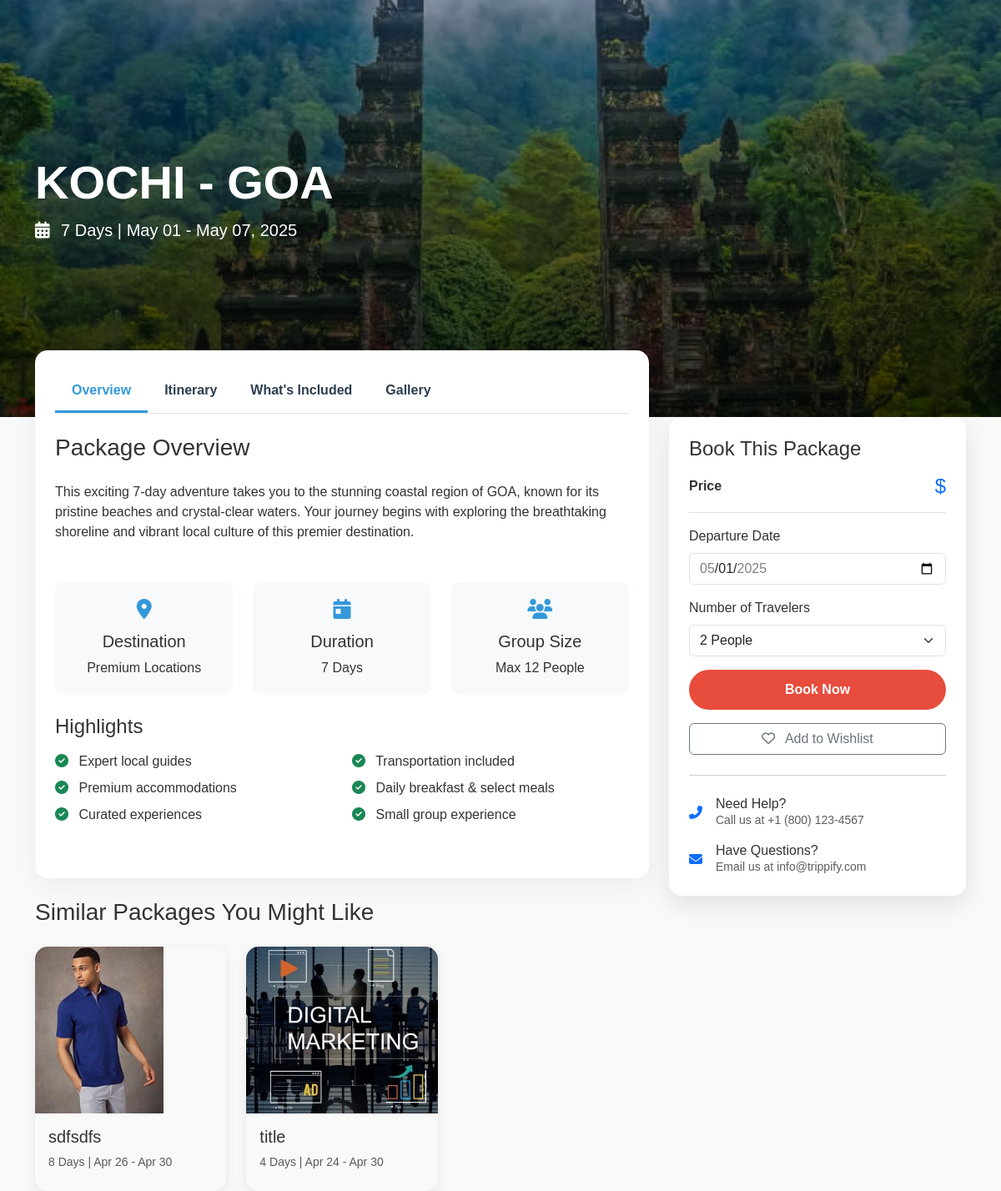
Screenshot of /viewpackagedetails/3 with the database file from the repository.
### app/models.py (models this page shows, shortened)
class Package(models.Model):
    title = models.CharField(max_length=200)
    duration_days = models.IntegerField()
    description = models.TextField()
    included = models.TextField()
    start_date = models.DateField()
    end_date = models.DateField()
    image = models.ImageField(upload_to='packages/')
    image2 = models.ImageField(upload_to='packages/',null=False,default='')
    image3 = models.ImageField(upload_to='packages/',null=False,default='')

### app/views.py (the view)
# urls.py: path('viewpackagedetails/<int:id>', views.viewpackagedetails, name='viewpackagedetails'),
def viewpackagedetails(request, id):
    package = get_object_or_404(Package, id=id)
    related_packages = Package.objects.exclude(id=id).order_by('-start_date')[:3]
    context = {
        'package': package,
        'related_packages': related_packages
    }
    return render(request, 'viewpackagedetails.html', context)

### templates/viewpackagedetails.html (shortened to what this page needs)
<!DOCTYPE html>
<html lang="en">
<head>
    <link href="https://cdn.jsdelivr.net/npm/bootstrap@5.3.3/dist/css/bootstrap.min.css" rel="stylesheet">
    <link rel="stylesheet" href="https://cdnjs.cloudflare.com/ajax/libs/font-awesome/6.5.1/css/all.min.css">
</head>
<body>
    <div class="hero-section d-flex align-items-center">
        <img src="{{ package.image.url }}" alt="{{ package.title }}" class="hero-img">
        <div class="hero-overlay"></div>
        <div class="container">
            <div class="row">
                <div class="col-lg-8">
                    <h1 class="display-4 fw-bold">{{ package.title }}</h1>
                    <p class="lead mb-4"><i class="fas fa-calendar-alt me-2"></i> {{ package.duration_days }} Days | {{ package.start_date|date:"M d" }} - {{ package.end_date|date:"M d, Y" }}</p>
                </div>
            </div>
        </div>
    </div>
    <div class="container mb-5">
        <div class="row">
            <div class="col-lg-8 mb-4">
                <div class="package-details p-4 mb-4">
                    <div class="d-flex flex-wrap border-bottom mb-4">
                        <button class="tab-button active" id="tab-overview">Overview</button>
                        <button class="tab-button" id="tab-itinerary">Itinerary</button>
                        <button class="tab-button" id="tab-included">What's Included</button>
                        <button class="tab-button" id="tab-gallery">Gallery</button>
                    </div>
                    <div class="tab-content">
                        <div class="tab-pane fade show active" id="overview-content">
                            <h3 class="mb-4">Package Overview</h3>
                            <p class="mb-4">{{ package.description }}</p>
                            <div class="row g-4 mt-2 mb-4">
                                <div class="col-md-4">
                                    <div class="package-feature">
                                        <i class="fas fa-map-marker-alt"></i>
                                        <h5>Destination</h5>
                                        <p class="mb-0">Premium Locations</p>
                                    </div>
                                </div>
                                <div class="col-md-4">
                                    <div class="package-feature">
                                        <i class="fas fa-calendar-day"></i>
                                        <h5>Duration</h5>
                                        <p class="mb-0">{{ package.duration_days }} Days</p>
                                    </div>
                                </div>
                                <div class="col-md-4">
                                    <div class="package-feature">
                                        <i class="fas fa-users"></i>
                                        <h5>Group Size</h5>
                                        <p class="mb-0">Max 12 People</p>
                                    </div>
                                </div>
                            </div>
                            <h4 class="mb-3">Highlights</h4>
                            <div class="row mb-4">
                                <div class="col-md-6">
                                    <ul class="list-unstyled">
                                        <li class="mb-2"><i class="fas fa-check-circle text-success me-2"></i> Expert local guides</li>
                                        <li class="mb-2"><i class="fas fa-check-circle text-success me-2"></i> Premium accommodations</li>
                                        <li class="mb-2"><i class="fas fa-check-circle text-success me-2"></i> Curated experiences</li>
                                    </ul>
                                </div>
                                <div class="col-md-6">
                                    <ul class="list-unstyled">
                                        <li class="mb-2"><i class="fas fa-check-circle text-success me-2"></i> Transportation included</li>
                                        <li class="mb-2"><i class="fas fa-check-circle text-success me-2"></i> Daily breakfast & select meals</li>
                                        <li class="mb-2"><i class="fas fa-check-circle text-success me-2"></i> Small group experience</li>
                                    </ul>
                                </div>
                            </div>
                        </div>
                    </div>
                </div>
                <h3 class="mb-4">Similar Packages You Might Like</h3>
                <div class="row g-4">
                    {% for related in related_packages %}
                    <div class="col-md-4">
                        <div class="related-package-card">
                            <img src="{{ related.image.url }}" class="img-fluid related-package-img" alt="{{ related.title }}">
                            <div class="p-3">
                                <h5>{{ related.title }}</h5>
                                <p class="small text-muted mb-2">{{ related.duration_days }} Days | {{ related.start_date|date:"M d" }} - {{ related.end_date|date:"M d" }}</p>
                            </div>
                        </div>
                    </div>
                    {% endfor %}
                </div>
            </div>
             <div class="col-lg-4">
                <div class="booking-card p-4">
                    <h4 class="mb-3">Book This Package</h4>
                    <div class="d-flex justify-content-between align-items-center border-bottom pb-3 mb-3">
                        <span class="fw-bold">Price</span>
                        <span class="h4 mb-0 text-primary">${{ package.price }}</span>
                    </div>
                    <form>
                        <div class="mb-3">
                            <label for="bookingDate" class="form-label">Departure Date</label>
                            <input type="date" class="form-control" id="bookingDate" value="{{ package.start_date|date:'Y-m-d' }}" min="{{ package.start_date|date:'Y-m-d' }}" max="{{ package.end_date|date:'Y-m-d' }}">
                        </div>
                        <div class="mb-3">
                            <label for="guests" class="form-label">Number of Travelers</label>
                            <select class="form-select" id="guests">
                                <option value="2" selected>2 People</option>
                            </select>
                        </div>
                       <a href="{% url 'vehicles' %}"> <button type="button" class="btn btn-book-now w-100 mb-3">Book Now</button></a>
                        <button type="button" class="btn btn-outline-secondary w-100">
                            <i class="far fa-heart me-2"></i> Add to Wishlist
                        </button>
                    </form>
                    <hr class="my-4">
                    <div class="d-flex align-items-center mb-3">
                        <i class="fas fa-phone-alt text-primary me-3"></i>
                        <div>
                            <h6 class="mb-0">Need Help?</h6>
                            <p class="mb-0 small text-muted">Call us at +1 (800) 123-4567</p>
                        </div>
                    </div>
                    <div class="d-flex align-items-center">
                        <i class="fas fa-envelope text-primary me-3"></i>
                        <div>
                            <h6 class="mb-0">Have Questions?</h6>
                            <p class="mb-0 small text-muted">Email us at info@trippify.com</p>
                        </div>
                    </div>
                </div>
            </div>
        </div>
    </div>
</body>
</html>

### templates/viewpackagedetails.html (style rules this page uses)
:root { --primary-color: #3498db; --secondary-color: #2c3e50; --accent-color: #e74c3c; --light-color: #ecf0f1; --dark-color: #2c3e50; }
body { font-family: 'Poppins', sans-serif; background-color: #f9f9f9; color: #333; }
.hero-section { position: relative; height: 60vh; min-height: 500px; color: white; overflow: hidden; }
.hero-img { position: absolute; top: 0; left: 0; width: 100%; height: 100%; object-fit: cover; z-index: -1; }
.hero-overlay { position: absolute; top: 0; left: 0; width: 100%; height: 100%; background: linear-gradient(to bottom, rgba(0,0,0,0.3), rgba(0,0,0,0.7)); z-index: -1; }
.package-details { background-color: white; border-radius: 15px; box-shadow: 0 10px 30px rgba(0,0,0,0.05); margin-top: -80px; position: relative; z-index: 2; }
.booking-card { background-color: white; border-radius: 15px; box-shadow: 0 10px 30px rgba(0,0,0,0.1); position: sticky; top: 20px; }
.tab-button { padding: 12px 20px; font-weight: 600; color: var(--dark-color); background-color: transparent; border: none; border-bottom: 3px solid transparent; transition: all 0.3s; }
.tab-button.active { color: var(--primary-color); border-bottom: 3px solid var(--primary-color); }
.btn-book-now { background-color: var(--accent-color); color: white; font-weight: 600; padding: 12px 30px; border-radius: 50px; border: none; transition: all 0.3s; }
.package-feature { text-align: center; padding: 20px; border-radius: 10px; background-color: #f8f9fa; height: 100%; }
.package-feature i { font-size: 24px; color: var(--primary-color); margin-bottom: 15px; }
.related-package-card { border-radius: 15px; overflow: hidden; box-shadow: 0 5px 15px rgba(0,0,0,0.08); transition: transform 0.3s; }
.related-package-img { height: 200px; object-fit: cover; }

### rows the page displays
Package: image (picture), title "KOCHI - GOA", duration_days "7", start_date "May 01", end_date "May 07, 2025", description "This exciting 7-day adventure takes you to the stunning coastal region of GOA, known for its pristine beaches and crystal-clear waters. Your journey begins with exploring the breathtaking shoreline and vibrant local culture of this premier destination.", start_date "05/01/2025"
Package: image (picture), title "sdfsdfs", duration_days "8", start_date "Apr 26", end_date "Apr 30"
Package: image (picture), title "title", duration_days "4", start_date "Apr 24", end_date "Apr 30"
